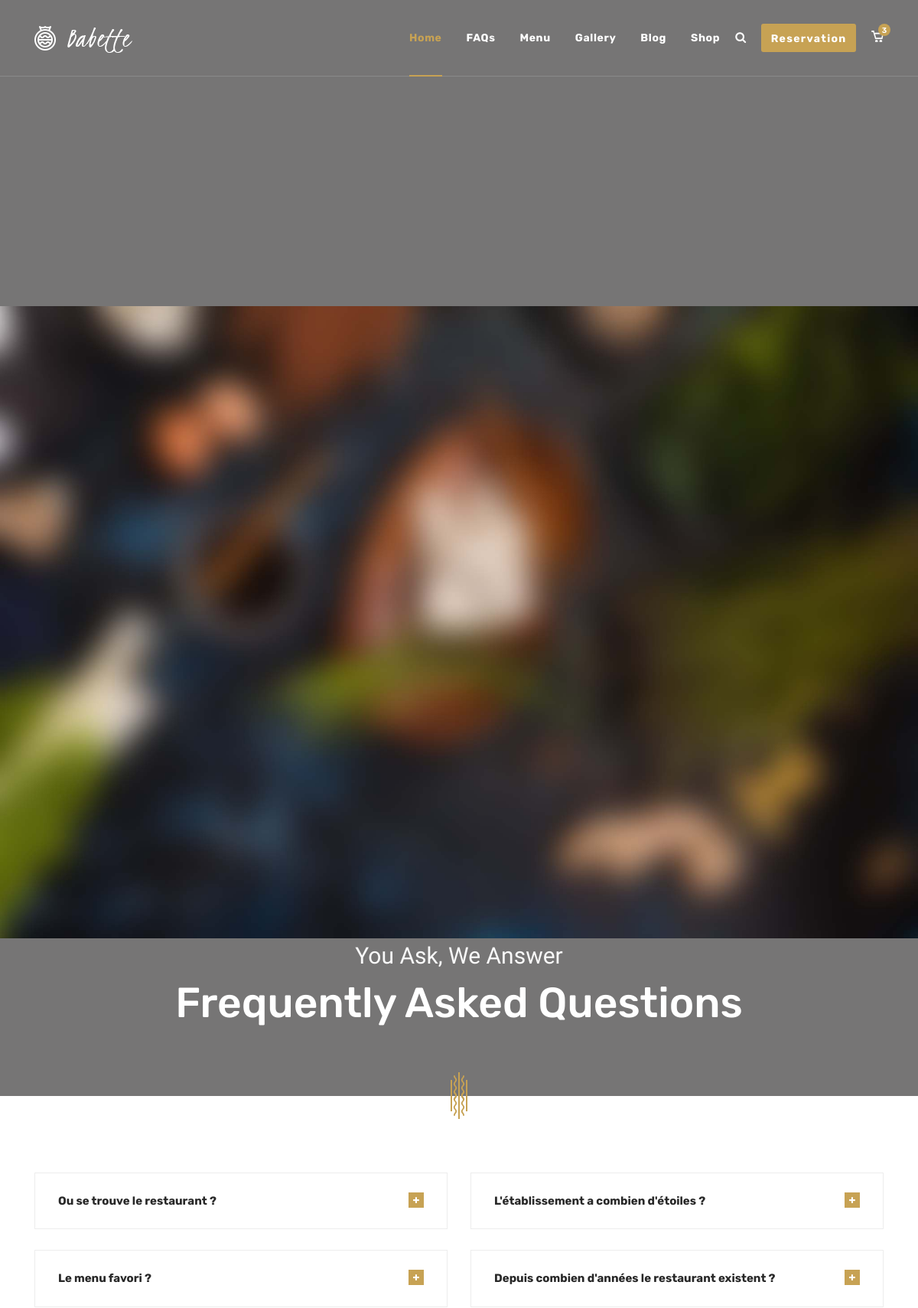
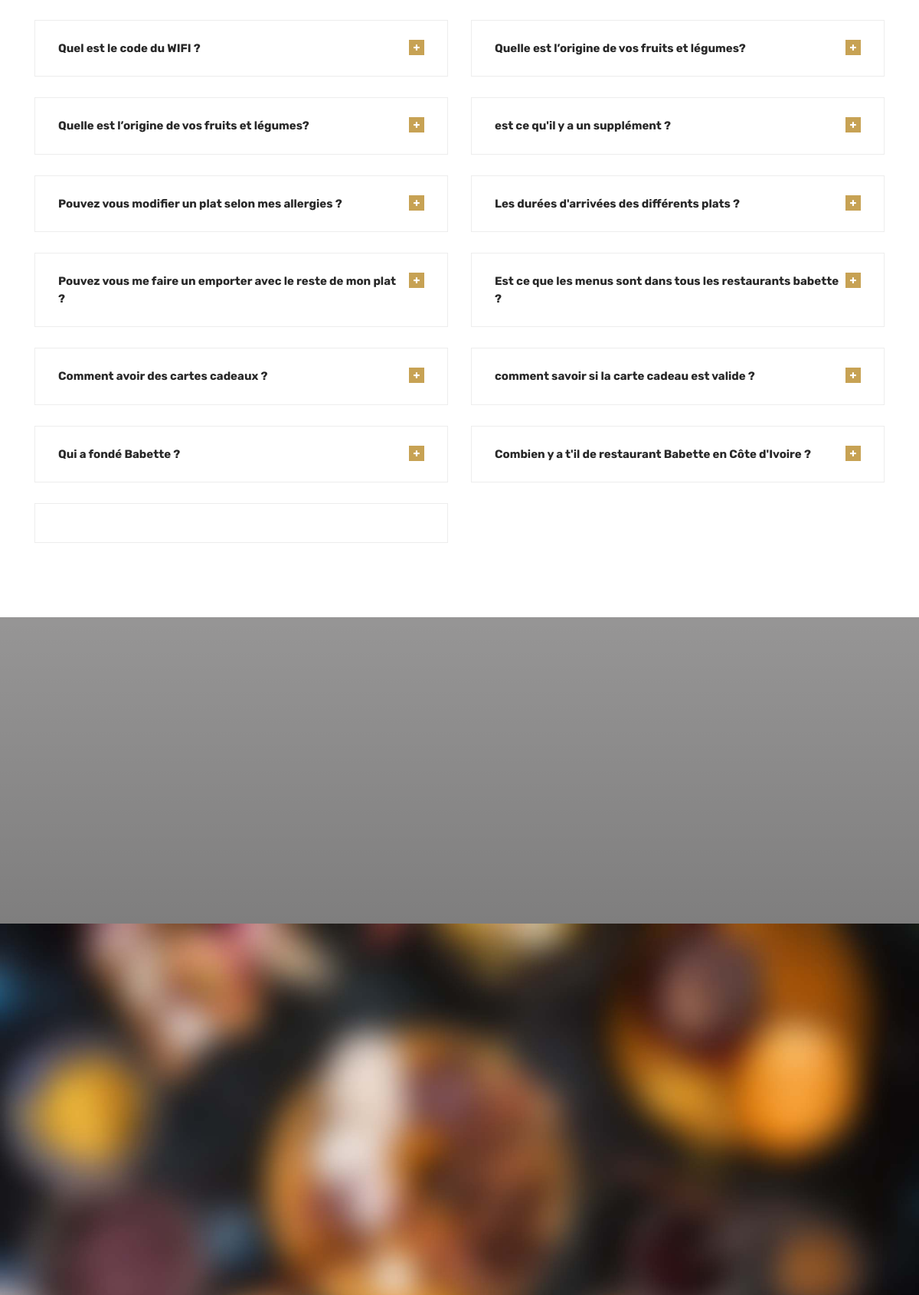
Page /faq (upper part) on the committed database (2 pictures, top to bottom).
### siteConfig/models.py (models this page shows, shortened)
class Logo(models.Model):
    titre = models.CharField(max_length=50)
    logo_light = models.ImageField(upload_to='siteConfig')
    logo_dark = models.ImageField(upload_to='siteConfig')
    status = models.BooleanField(default=True)
    date_add = models.DateTimeField(auto_now_add=True)
    date_upd = models.DateTimeField(auto_now=True)
    class Meta:
        verbose_name = "Logo"
        verbose_name_plural = "Logos"

### restaurant/models.py (models this page shows, shortened)
class Faq(models.Model):
    question = models.CharField(max_length=255)
    reponse = models.CharField(max_length=255)
    status = models.BooleanField(default=True)
    date_add = models.DateTimeField(auto_now_add=True)
    date_update = models.DateTimeField(auto_now=True)
    class Meta:
        verbose_name = "Faq"
        verbose_name_plural = "Faqs"

### restaurant/views.py (the view)
# urls.py: path('faq', views.faqs, name='faqs'),
def faqs(request: HttpRequest) -> HttpResponse:
    data = {
        "faqs": rest_models.Faq.objects.filter(status=True),
    }
    return render(request, 'pages/faqs.html', mergeData(request, data))

### siteConfig/datamanager.py (called while the page is built)
def getCard(request: HttpRequest):
    try:
        card = shop_models.Commande.objects.get(id=request.session['card'])
    except:
        card = None
    return card

def getConfig(request: HttpRequest) -> dict:
    data = {
        'logo': models.Logo.objects.filter(status=True)[:1].get(),
        "ouvertures": models.Ouverture.objects.filter(status=True),
        "footers": models.Footer.objects.filter(status=True),
        "sponsors": models.Sponsor.objects.filter(status=True),
        "mainevents": models.Mainevent.objects.filter(status=True),
        "card": getCard(request)
    }
    return data

def mergeData(request: HttpRequest, actual: dict) -> dict:
    actual.update(getConfig(request))
    return actual

### templates/pages/faqs.html (shortened to what this page needs)
{% extends 'bases/base.html' %}
{% load static %}
{% block content %}
    <section id="page-title" class="page-title page-title-layout1 text-center bg-overlay bg-overlay-2 bg-parallax">
      <div class="bg-img"><img src="{% static 'images/backgrounds/13.jpg' %}" alt="background"></div>
      <div class="container">
        <div class="row">
          <div class="col-sm-12 col-md-12 col-lg-10 offset-lg-1">
            <span class="pagetitle__subheading">You Ask, We Answer</span>
            <h1 class="pagetitle__heading">Frequently Asked Questions</h1>
          </div>
        </div>
      </div>
    </section>
    <section id="faq" class="faq pb-70">
      <div class="container">
        <div class="row" id="accordion">
          {% for faq in faqs  %}
          <div class="col-sm-12 col-md-12 col-lg-6">
        <div class="accordion-item">
          <div class="accordion__item-header" data-toggle="collapse" data-target="#collapse1">
            <a class="accordion__item-title" href="#">{{faq.question}}</a>
          </div>
        </div>
      </div>
      {% endfor %}
          <div class="col-sm-12 col-md-12 col-lg-6">
            <div class="accordion-item"></div>
            </div>
        </div>
      </div>
    </section>
    <section id="textBanner"
      class="text-banner text-banner-layout1 text-center bg-overlay bg-overlay-gradient bg-parallax">
      <div class="bg-img"><img src="{% static 'images/backgrounds/6.jpg' %}" alt="background"></div>
    </section>
{% endblock %}

### templates/bases/base.html (shortened to what this page needs)
{% load static %}
<!DOCTYPE html>
<html lang="fr">
<head>
  <link rel="stylesheet" href="{% static 'css/libraries.css' %}" />
  <link rel="stylesheet" href="{% static 'css/style.css' %}" />
</head>
<body>
  <div class="wrapper">
    <header id="header" class="header header-transparent header-layout1">
      <nav class="navbar navbar-expand-lg sticky-navbar">
        <div class="container">
          <a class="navbar-brand" href="{% url 'restaurant:index' %}">
            <img src="{{ logo.logo_light.url }}" class="logo-light" alt="logo">
          </a>
          <div class="collapse navbar-collapse" id="mainNavigation">
            <ul class="navbar-nav ml-auto">
              <li class="nav__item">
                <a href="{% url 'restaurant:index' %}" class="dropdown-toggle nav__item-link active">Home</a>
              </li>
              <li class="nav__item">
                <a href="{% url 'restaurant:faqs' %}" class="dropdown-toggle nav__item-link">FAQs</a>
              </li>
              <li class="nav__item">
                <a href="{% url 'restaurant:menuBoard' %}" class="dropdown-toggle nav__item-link">Menu</a>
              </li>
              <li class="nav__item">
                <a href="{% url 'restaurant:gallery' %}" class="dropdown-toggle nav__item-link">Gallery</a>
              </li>
              <li class="nav__item">
                <a href="{% url 'blog:index' %}" class="dropdown-toggle nav__item-link">Blog</a>
              </li>
              <li class="nav__item">
                <a href="{% url 'shop:shop' %}" class="dropdown-toggle nav__item-link">Shop</a>
              </li>
            </ul>
          </div>
          <div class="navbar-actions-wrap">
            <div class="navbar-actions d-flex align-items-center">
              <a href="#" class="navbar__action-btn search-popup-trigger"><i class="fa fa-search"></i></a>
              <a href="{% url 'restaurant:reservation' %}"
                class="navbar__action-btn navbar__action-btn-reserve btn btn__primary">Reservation</a>
              <a href="#" class="navbar__action-btn navbar__action-btn-cart">
                <i class="icon-cart"></i><span class="cart__label">3</span>
              </a>
            </div>
          </div>
        </div>
      </nav>
    </header>
      {% block content %}
      {% endblock %}
  </div>
</body>
</html>

### rows in the picture
Logo: logo_light (picture)
Faq: question "Ou se trouve le restaurant ?"
Faq: question "L'établissement a combien d'étoiles ?"
Faq: question "Le menu favori ?"
Faq: question "Depuis combien d'années le restaurant existent ?"
Faq: question "Quel est le code du WIFI ?"
Faq: question "Quelle est l’origine de vos fruits et légumes?"
Faq: question "Quelle est l’origine de vos fruits et légumes?"
Faq: question "est ce qu'il y a un supplément ?"
Faq: question "Pouvez vous modifier un plat selon mes allergies ?"
Faq: question "Les durées d'arrivées des différents plats ?"
Faq: question "Pouvez vous me faire un emporter avec le reste de mon plat ?"
Faq: question "Est ce que les menus sont dans tous les restaurants babette ?"
Faq: question "Comment avoir des cartes cadeaux ?"
Faq: question "comment savoir si la carte cadeau est valide ?"
Faq: question "Qui a fondé Babette ?"
Faq: question "Combien y a t'il de restaurant Babette en Côte d'Ivoire ?"
